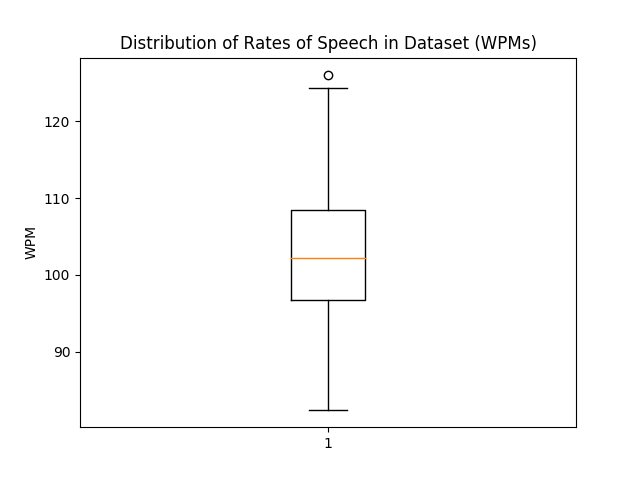

Write Python code to recreate this figure.
import os
import numpy as np
import matplotlib
matplotlib.use('TkAgg')
import matplotlib.pyplot as plt
import math
import time

import data

def normalize_kernel(kernel, subtract_mean=False):
    if subtract_mean:
        kernel = np.array(kernel, np.float32) - np.mean(kernel)
    return np.array(kernel, np.float32) / np.sum(np.abs(kernel))
def ricker_function(t, sigma):
    return 2./(np.sqrt(3*sigma)*np.pi**0.25)*(1.-(float(t)/sigma)**2)*np.exp(-(float(t)**2)/(2*sigma**2))
def ricker_wavelet(n, sigma):
    return np.array(map(lambda x: ricker_function(x, sigma), range(-n//2, n//2+1)))
    
def transform_data(sequence_groups, sample_rate=250):
    #### Apply DC offset and drift correction
    drift_low_freq = 0.5 #0.5
    sequence_groups = data.transform.subtract_initial(sequence_groups)
    sequence_groups = data.transform.highpass_filter(sequence_groups, drift_low_freq, sample_rate)
    sequence_groups = data.transform.subtract_mean(sequence_groups)

    #### Apply notch filters at multiples of notch_freq
    notch_freq = 60
    num_times = 3 #pretty much just the filter order
    freqs = map(int, map(round, np.arange(1, sample_rate/(2. * notch_freq)) * notch_freq))
    for _ in range(num_times):
        for f in reversed(freqs):
            sequence_groups = data.transform.notch_filter(sequence_groups, f, sample_rate)

    #### Apply standard deviation normalization
    #sequence_groups = data.transform.normalize_std(sequence_groups)

    #### Apply ricker wavelet subtraction
    ricker_width = 35 * sample_rate // 250
    ricker_sigma = 4.0 * sample_rate / 250
    ricker_kernel = normalize_kernel(ricker_wavelet(ricker_width, ricker_sigma))
    ricker_convolved = data.transform.correlate(sequence_groups, ricker_kernel)
    ricker_subtraction_multiplier = 2.0
    sequence_groups = sequence_groups - ricker_subtraction_multiplier * ricker_convolved

    #### Apply sine wavelet kernel
    #period = int(sample_rate)
    #sin_kernel = normalize_kernel(np.sin(np.arange(period)/float(period) * 1*np.pi), subtract_mean=True)
    #sequence_groups = data.transform.correlate(sequence_groups, sin_kernel)

    low_freq = 0.5 #0.5
    high_freq = 8 #8
    order = 1

    #### Apply soft bandpassing
    sequence_groups = data.transform.bandpass_filter(sequence_groups, low_freq, high_freq, sample_rate, order=order)
    
    #### Apply hard bandpassing
    #sequence_groups = data.transform.fft(sequence_groups)
    #sequence_groups = data.transform.fft_frequency_cutoff(sequence_groups, low_freq, high_freq, sample_rate)
    #sequence_groups = np.real(data.transform.ifft(sequence_groups))
#    
    return sequence_groups

#length = 3000 #3000 #600 #2800
    
channels = range(0, 8)
surrounding = 0 #250

labels = [64, 148, 125, 66, 181, 106, 191, 94, 79, 170, 144, 55, 152, 101, 128, 92, 142, 116, 81, 85, 140, 134, 127, 90, 175, 149, 83, 69, 123, 196, 141, 185, 119, 178, 164, 98, 103, 78, 104, 158, 162, 67, 169, 153, 108, 168, 68, 54, 95, 109, 89, 86, 167, 189, 157, 182, 176, 135, 172, 145, 61, 163, 173, 62, 52, 154, 56, 177, 160, 115, 105, 194, 188, 96, 112, 124, 166, 143, 150, 139, 60, 84, 82, 174, 88, 133, 161, 199, 77, 73, 117, 59, 180, 147, 155, 195, 137, 198, 159, 114]

train_1 = data.process_scrambled(labels, ['sen200_train_1.txt'], channels=channels, sample_rate=250,
                                 surrounding=surrounding, exclude=set([]), num_classes=200)

labels = [109, 104, 110, 88, 119, 133, 117, 138, 59, 157, 161, 178, 70, 91, 153, 167, 136, 94, 51, 147, 112, 168, 164, 170, 93, 81, 84, 132, 160, 195, 115, 95, 152, 198, 127, 105, 193, 65, 89, 149, 188, 177, 101, 53, 97, 176, 74, 54, 134, 63, 75, 121, 69, 126, 174, 118, 144, 103, 124, 190, 106, 107, 139, 145, 185, 123, 55, 140, 60, 83, 67, 62, 114, 116, 73, 129, 98, 90, 58, 80, 163, 111, 179, 79, 166, 135, 57, 181, 100, 102, 175, 189, 183, 184, 120, 158, 50, 99, 141, 82]

train_2 = data.process_scrambled(labels, ['sen200_train_2.txt'], channels=channels, sample_rate=250,
                                 surrounding=surrounding, exclude=set([]), num_classes=200)

labels = [168, 165, 171, 79, 188, 58, 56, 173, 85, 52, 181, 108, 61, 163, 179, 142, 152, 54, 190, 104, 144, 123, 192, 131, 154, 125, 67, 117, 155, 72, 176, 141, 55, 95, 148, 113, 126, 186, 172, 139, 121, 129, 175, 143, 84, 150, 162, 136, 94, 74, 101, 63, 68, 98, 167, 151, 197, 140, 199, 71, 97, 92, 166, 164, 69, 161, 107, 115, 189, 102, 195, 149, 100, 157, 120, 110, 194, 65, 114, 130, 105, 196, 51, 75, 138, 132, 76, 159, 62, 193, 135, 111, 184, 127, 64, 112, 183, 57, 147, 82]

train_3 = data.process_scrambled(labels, ['sen200_train_3.txt'], channels=channels, sample_rate=250,
                                 surrounding=surrounding, exclude=set([21]), num_classes=200)

labels = [106, 169, 141, 122, 166, 135, 103, 105, 194, 75, 62, 136, 170, 167, 55, 162, 183, 90, 51, 188, 165, 65, 186, 185, 148, 131, 95, 139, 179, 89, 99, 171, 84, 129, 94, 83, 140, 192, 158, 195, 196, 156, 134, 154, 57, 108, 125, 193, 66, 157, 151, 173, 64, 96, 138, 144, 178, 87, 85, 78, 187, 121, 79, 53, 52, 56, 123, 93, 97, 74, 60, 168, 61, 63, 143, 181, 104, 190, 153, 130, 58, 82, 152, 150, 71, 67, 86, 69, 116, 137, 182, 119, 199, 73, 176, 112, 109, 132, 160, 175]

train_4 = data.process_scrambled(labels, ['sen200_train_4.txt'], channels=channels, sample_rate=250,
                                 surrounding=surrounding, exclude=set([]), num_classes=200)

labels = [141, 125, 118, 62, 180, 61, 122, 123, 166, 145, 78, 142, 199, 151, 132, 115, 102, 177, 181, 56, 182, 140, 73, 80, 152, 76, 186, 168, 150, 67, 52, 129, 105, 95, 124, 59, 70, 87, 103, 172, 100, 164, 196, 88, 163, 58, 66, 106, 133, 153, 86, 138, 55, 54, 136, 149, 171, 193, 176, 195, 121, 192, 135, 79, 173, 92, 77, 97, 119, 112, 90, 114, 108, 191, 167, 147, 117, 190, 155, 57, 128, 175, 83, 162, 84, 183, 75, 148, 91, 65, 187, 63, 98, 198, 161, 89, 81, 107, 85, 139]

train_5 = data.process_scrambled(labels, ['sen200_train_5.txt'], channels=channels, sample_rate=250,
                                 surrounding=surrounding, exclude=set([49]), num_classes=200)

labels = [143, 136, 199, 120, 179, 67, 161, 146, 162, 141, 107, 78, 133, 91, 112, 193, 169, 130, 159, 90, 98, 54, 189, 113, 163, 52, 101, 63, 85, 123, 157, 95, 69, 181, 132, 152, 73, 197, 104, 74, 153, 70, 72, 151, 97, 177, 122, 68, 168, 148, 115, 58, 160, 192, 138, 158, 55, 92, 56, 185, 99, 140, 81, 65, 61, 62, 144, 108, 100, 172, 186, 142, 176, 121, 156, 116, 170, 135, 137, 110, 187, 198, 102, 134, 149, 64, 106, 150, 93, 57, 96, 183, 178, 87, 195, 191, 164, 155, 154, 105]

train_6 = data.process_scrambled(labels, ['sen200_train_6.txt'], channels=channels, sample_rate=250,
                                 surrounding=surrounding, exclude=set([]), num_classes=200)

labels = [95, 150, 60, 83, 154, 193, 130, 158, 54, 152, 172, 112, 195, 93, 186, 149, 159, 105, 175, 81, 56, 59, 138, 58, 109, 72, 66, 183, 198, 178, 160, 69, 179, 115, 84, 99, 77, 125, 101, 108, 168, 136, 165, 120, 61, 76, 173, 62, 82, 148, 51, 164, 88, 194, 137, 117, 86, 100, 64, 197, 155, 67, 161, 85, 124, 123, 50, 114, 121, 53, 187, 169, 116, 145, 96, 199, 57, 185, 91, 65, 151, 94, 167, 147, 75, 126, 191, 143, 111, 128, 140, 89, 107, 180, 142, 102, 181, 129, 122, 133]

train_7 = data.process_scrambled(labels, ['sen200_train_7.txt'], channels=channels, sample_rate=250,
                                 surrounding=surrounding, exclude=set([]), num_classes=200)

training_sequence_groups = data.combine([train_1, train_2, train_3, train_4, train_5, train_6, train_7])

print len(training_sequence_groups)
print map(len, training_sequence_groups)

lens = map(len, data.get_inputs(training_sequence_groups)[0])
print min(lens), np.mean(lens), max(lens)


labels = [182, 51, 164, 112, 160, 77, 141, 86, 135, 148, 138, 61, 189, 121, 62, 68, 87, 109, 161, 115, 169, 177, 152, 171, 168]

test1_1 = data.process_scrambled(labels, ['sen200_test1_1.txt'], channels=channels, sample_rate=250,
                                 surrounding=surrounding, exclude=set([]), num_classes=200)


labels = [111, 125, 181, 58, 195, 60, 103, 91, 97, 56, 171, 70, 139, 150, 118, 188, 183, 73, 119, 63, 124, 122, 190, 114, 145]

test1_2 = data.process_scrambled(labels, ['sen200_test1_2.txt'], channels=channels, sample_rate=250,
                                 surrounding=surrounding, exclude=set([]), num_classes=200)


labels = [145, 64, 66, 187, 70, 183, 170, 152, 144, 178, 146, 56, 181, 59, 173, 111, 130, 150, 118, 80, 166, 74, 83, 165, 77]

test1_3 = data.process_scrambled(labels, ['sen200_test1_3.txt'], channels=channels, sample_rate=250,
                                 surrounding=surrounding, exclude=set([]), num_classes=200)


labels = [124, 188, 154, 58, 100, 79, 94, 130, 146, 72, 54, 66, 187, 135, 125, 149, 122, 87, 172, 63, 68, 80, 115, 180, 183]

test1_4 = data.process_scrambled(labels, ['sen200_test1_4.txt'], channels=channels, sample_rate=250,
                                 surrounding=surrounding, exclude=set([]), num_classes=200)


labels = [186, 90, 128, 166, 105, 160, 95, 158, 92, 168, 187, 199, 173, 178, 124, 118, 97, 130, 66, 141, 64, 86, 174, 162, 54]

test1_5 = data.process_scrambled(labels, ['sen200_test1_5.txt'], channels=channels, sample_rate=250,
                                 surrounding=surrounding, exclude=set([]), num_classes=200)


labels = [76, 180, 65, 187, 139, 127, 117, 96, 137, 152, 149, 63, 172, 142, 175, 71, 118, 186, 156, 69, 191, 99, 124, 54, 126]

test1_6 = data.process_scrambled(labels, ['sen200_test1_6.txt'], channels=channels, sample_rate=250,
                                 surrounding=surrounding, exclude=set([]), num_classes=200)


test1_sequence_groups = data.combine([test1_1, test1_2, test1_3, test1_4, test1_5, test1_6])

print len(test1_sequence_groups)
print map(len, test1_sequence_groups)

lens = map(len, data.get_inputs(test1_sequence_groups)[0])
print min(lens), np.mean(lens), max(lens)


labels = [41, 14, 36, 39, 28, 11, 17, 21, 38, 29, 8, 35, 23, 42, 45, 31, 10, 46, 4, 13, 24, 16, 15, 19, 40]

test2_1 = data.process_scrambled(labels, ['sen200_test2_1.txt'], channels=channels, sample_rate=250,
                                 surrounding=surrounding, exclude=set([]), num_classes=200)


labels = [22, 29, 17, 37, 46, 26, 30, 18, 20, 43, 12, 7, 27, 48, 15, 47, 1, 45, 23, 40, 19, 6, 13, 44, 4]

test2_2 = data.process_scrambled(labels, ['sen200_test2_2.txt'], channels=channels, sample_rate=250,
                                 surrounding=surrounding, exclude=set([]), num_classes=200)


labels = [48, 29, 43, 37, 15, 33, 17, 1, 7, 25, 31, 32, 5, 44, 26, 40, 24, 4, 30, 19, 34, 38, 6, 27, 36]

test2_3 = data.process_scrambled(labels, ['sen200_test2_3.txt'], channels=channels, sample_rate=250,
                                 surrounding=surrounding, exclude=set([]), num_classes=200)


labels = [10, 31, 21, 11, 6, 8, 32, 9, 22, 48, 1, 44, 45, 36, 27, 3, 40, 38, 25, 47, 41, 13, 16, 37, 34]

test2_4 = data.process_scrambled(labels, ['sen200_test2_4.txt'], channels=channels, sample_rate=250,
                                 surrounding=surrounding, exclude=set([]), num_classes=200)


labels = [15, 41, 1, 9, 6, 23, 29, 18, 13, 7, 44, 5, 26, 12, 36, 24, 16, 47, 0, 39, 19, 33, 31, 32, 38]

test2_5 = data.process_scrambled(labels, ['sen200_test2_5.txt'], channels=channels, sample_rate=250,
                                 surrounding=surrounding, exclude=set([]), num_classes=200)


labels = [3, 41, 39, 8, 22, 40, 1, 5, 30, 10, 23, 11, 15, 49, 20, 32, 45, 47, 19, 7, 36, 24, 42, 29, 43]

test2_6 = data.process_scrambled(labels, ['sen200_test2_6.txt'], channels=channels, sample_rate=250,
                                 surrounding=surrounding, exclude=set([]), num_classes=200)


test2_sequence_groups = data.combine([test2_1, test2_2, test2_3, test2_4, test2_5, test2_6])

print len(test2_sequence_groups)
print map(len, test2_sequence_groups)

lens = map(len, data.get_inputs(test2_sequence_groups)[0])
print min(lens), np.mean(lens), max(lens)



validation_sequence_groups = test1_sequence_groups
#validation_sequence_groups = test2_sequence_groups



all_sequence_groups = data.combine([training_sequence_groups, test1_sequence_groups, test2_sequence_groups])



#all_sequences, all_labels = data.get_inputs(all_sequence_groups)
all_sequences, all_labels = data.get_inputs(training_sequence_groups)

train_sequences, train_labels = data.get_inputs(training_sequence_groups)
val_sequences, val_labels = data.get_inputs(validation_sequence_groups)


all_sequences = transform_data(all_sequences)
train_sequences = transform_data(train_sequences)
val_sequences = transform_data(val_sequences)


label_map = [[11, 1, 0, 14], [10, 4, 9], [3, 10, 2], [12, 3, 2, 5, 0], [11, 3, 2, 14, 4], [14, 2, 12], [10, 16, 3, 14, 11, 0], [1, 11, 0, 4, 16, 10], [13, 4, 6, 9], [1, 7, 16], [8, 16, 12, 9, 7], [12, 1, 5, 8, 9, 7], [19, 18, 17, 5, 4, 15], [6, 0, 3, 11, 2, 17], [19, 18, 15, 13, 4, 6], [12, 11, 10, 2, 3, 13], [0, 1, 14], [7, 16, 10], [13, 12, 7, 16], [1, 13, 15], [18, 17, 3, 10, 8, 19], [12, 2, 14, 4, 17], [16, 1, 15, 14, 11, 0], [8, 6, 3, 18, 19, 5], [1, 0, 4, 16, 2, 6], [13, 15, 12, 8, 5, 9], [14, 11, 6, 9], [7, 13, 15], [9, 7, 13, 8], [5, 2, 18, 19, 17], [1, 0, 3, 4, 12], [15, 16, 5, 11, 10, 9], [7, 9, 13, 18], [19, 1, 2, 17], [14, 11, 0, 5], [3, 10, 4, 13, 12], [16, 10, 8, 9], [6, 14, 4, 17, 19, 18], [1, 10, 0], [3, 11, 2], [15, 19, 8, 16, 12, 18], [17, 0, 6, 2], [9, 3, 16, 10, 4, 14], [6, 11, 1, 15, 7, 13], [13, 7, 9], [6, 14, 15, 12, 8], [5, 6, 18], [10, 17, 19, 14, 11, 4], [12, 2, 3, 13], [0, 1, 17], [17, 8, 9], [5, 6, 16], [19, 3, 18], [14, 4, 7], [12, 0, 1, 10, 16], [5, 11, 2, 6], [6, 9, 7, 13], [5, 18, 15, 17], [8, 4, 13, 19], [11, 0, 1, 14], [10, 3, 2, 7, 16], [7, 9, 12, 6], [19, 15, 18, 8, 2, 6], [4, 16, 10, 0, 3, 14], [13, 11, 1, 15], [18, 15, 7, 9], [17, 8, 12, 15], [19, 10, 0, 5], [12, 2, 3, 13, 15, 4], [16, 15, 14, 11, 6], [5, 9, 7, 1, 17], [8, 19, 3, 18], [4, 9, 2, 0, 5, 11], [13, 7, 16], [10, 1, 14], [18, 12, 8, 17], [19, 3, 14, 4], [5, 11, 0], [16, 10, 2, 5], [1, 13, 17, 5, 12], [3, 18, 17, 8, 19], [8, 0, 1, 14, 11], [10, 2, 5, 4], [19, 18, 2, 3, 11, 6], [12, 1, 0, 4, 8], [13, 7, 16, 15, 9], [12, 7, 16], [7, 13, 17], [1, 19, 10, 3, 2, 18], [0, 5, 4, 16, 10], [6, 14, 11], [7, 13, 12, 8], [7, 9, 18, 15], [19, 11, 4, 17], [14, 3, 17], [0, 1, 2], [10, 8, 16], [18, 6, 14, 13, 12], [19, 15, 2, 10, 16], [11, 3, 4, 0, 13, 15], [12, 1, 14], [18, 8, 7, 9], [7, 9, 8, 17], [19, 17, 0, 5, 2, 6], [3, 10, 4, 16], [12, 1, 14, 11], [7, 9, 15, 13, 6, 8], [8, 9, 18, 5], [10, 0, 15, 4, 12, 19], [6, 3, 11, 2, 17], [8, 9, 16, 1, 14], [19, 5, 3, 18], [0, 2, 16, 10, 4, 7], [6, 11, 1, 15], [5, 7, 13, 17], [12, 8, 9], [3, 18, 19], [10, 2, 14], [11, 0, 5, 4], [19, 18, 7, 16, 15], [6, 3, 17], [1, 10, 0, 5], [12, 4, 9], [13, 7, 9, 2, 12, 16], [17, 18, 14, 11, 6], [10, 2, 3, 19, 15], [1, 11, 0, 5], [14, 4, 6], [6, 15, 13, 7, 16, 1], [12, 15, 13, 17, 14], [18, 13, 2, 8, 16, 19], [0, 5, 4], [14, 11, 3, 12, 15], [5, 7, 13, 15, 19], [8, 5, 4, 3, 17, 18], [6, 2, 0, 1, 15], [12, 1, 13, 11, 16], [10, 8, 9], [14, 3, 17, 18, 11, 19], [10, 4, 16, 0, 1], [19, 15, 14, 12, 2, 5], [13, 17, 10, 9, 18], [15, 0, 6, 4, 8, 16], [10, 11, 3, 2, 17], [15, 12, 7, 1, 14], [17, 7, 9, 8], [3, 14, 19, 6, 4, 18], [12, 1, 0, 6, 16], [2, 5, 11, 18, 13, 10], [8, 7, 13, 15], [19, 14, 3, 9], [0, 1, 4], [6, 2, 11], [15, 7, 9, 13, 12, 17], [6, 9, 10, 8, 16], [0, 5, 3, 18, 19], [14, 11, 2], [13, 4, 7, 16], [5, 17, 12, 1, 15, 10], [19, 3, 4, 18, 8, 16], [2, 5, 11], [10, 1, 15, 0, 5], [7, 13, 12], [17, 18, 7, 9, 6], [19, 0, 4, 3, 2, 8], [11, 13, 12, 5, 16, 10], [1, 7, 9], [18, 6, 9, 8, 5], [19, 3, 17], [1, 14, 4], [12, 15, 0, 2], [6, 14, 7, 13, 19], [10, 11, 6, 9], [6, 16, 5, 9, 8], [11, 2, 5, 18, 6, 17], [12, 4, 3, 10, 1, 0], [18, 8, 9], [19, 17, 2, 10, 0], [11, 3, 4, 1], [15, 9, 8, 16, 13, 17], [12, 8, 16], [19, 6, 16, 0, 18], [12, 11, 2, 3, 15, 4], [10, 1, 13, 15], [15, 8, 9, 17, 14], [7, 13, 19], [11, 10, 1, 0, 2, 18], [9, 3, 17], [16, 4, 13, 12, 7], [15, 6, 7, 9], [14, 19, 2, 18, 5, 16], [1, 17, 0, 3, 4, 7], [14, 11, 6], [12, 7, 9], [19, 10, 8, 6, 14], [2, 5, 3, 18], [1, 0, 14, 4, 12, 17], [10, 11, 19, 6, 9, 18], [5, 3, 8], [11, 10, 0, 6, 2, 7]]

all_labels = np.array(map(lambda i: label_map[i], all_labels))
train_labels = np.array(map(lambda i: label_map[i], train_labels))
val_labels = np.array(map(lambda i: label_map[i], val_labels))



label_lengths = map(len, all_labels)
sequence_lengths = map(len, all_sequences)

wpms = []
for i in range(len(sequence_lengths)):
    wpms.append(60.0 / (float(sequence_lengths[i]) / 250 / label_lengths[i]))
print
print np.min(wpms), np.mean(wpms), np.max(wpms)
print
num = len(filter(lambda x: x >= 100.0, wpms))
print num, len(wpms), float(num) / len(wpms)
print

plt.title('Distribution of Rates of Speech in Dataset (WPMs)')
plt.boxplot([wpms])
#plt.scatter(np.array([1.2]*len(wpms))+np.arange(0.0, 1.0, 1.0/len(wpms)), wpms, ',')
plt.scatter([2]*len(wpms), wpms, s=0.1)
plt.ylabel('WPM')

plt.savefig('figure_wpm_boxplot.png')

plt.show()

